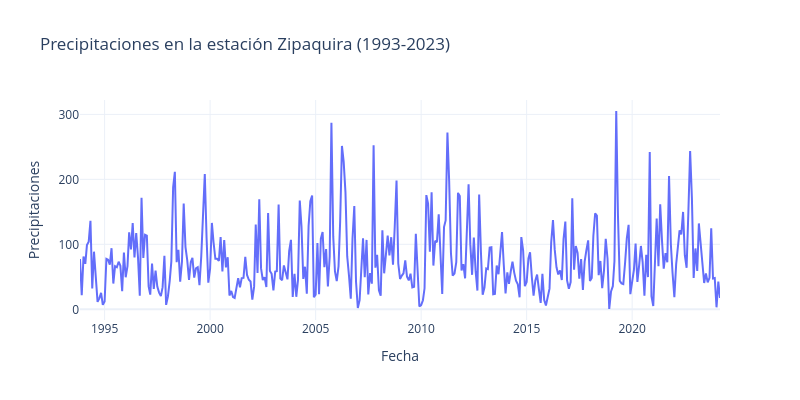

Notebook cell for this chart:
### Code cell
# Filtrar la base de datos posterior al año 1993 y graficar usando plotly
zipaquira = zipaquira[zipaquira['FECHA'] > '1993-01-01'].dropna(subset=['PRECIPITACION'])

fig = px.line(zipaquira, x='FECHA', y='PRECIPITACION', title='Precipitaciones en la estación Zipaquira (1993-2023)')
fig.update_layout(
    xaxis_title='Fecha',
    yaxis_title='Precipitaciones',
    template='plotly_white',
    width=800,
    height=400,
)

### Figure 1 — Plotly figure (JSON) as saved in the notebook; plotly's stock layout.template omitted (floating-point values rounded to 4 significant figures; data arrays with more than 128 entries replaced by an {"elided": "..."} marker saying what was removed)
{"data": [{"hovertemplate": "FECHA=%{x}<br>PRECIPITACION=%{y}<extra></extra>", "legendgroup": "", "line": {"color": "#636efa", "dash": "solid"}, "marker": {"symbol": "circle"}, "mode": "lines", "name": "", "orientation": "v", "showlegend": false, "type": "scatter", "x": {"elided": "364 str values"}, "xaxis": "x", "y": {"elided": "364 float values"}, "yaxis": "y"}], "layout": {"height": 400, "legend": {"tracegroupgap": 0}, "title": {"text": "Precipitaciones en la estación Zipaquira (1993-2023)"}, "width": 800, "xaxis": {"anchor": "y", "domain": [0, 1], "title": {"text": "Fecha"}}, "yaxis": {"anchor": "x", "domain": [0, 1], "title": {"text": "Precipitaciones"}}}}
